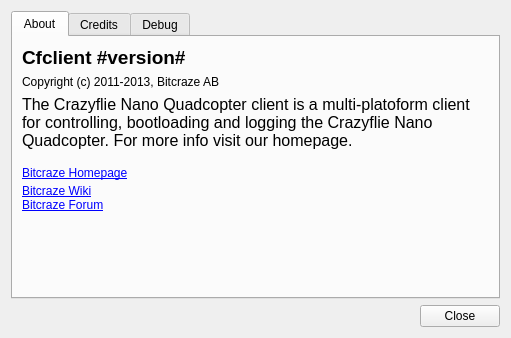
<?xml version="1.0" encoding="UTF-8"?>
<ui version="4.0">
 <class>Form</class>
 <widget class="QWidget" name="Form">
  <property name="windowModality">
   <enum>Qt::ApplicationModal</enum>
  </property>
  <property name="geometry">
   <rect>
    <x>0</x>
    <y>0</y>
    <width>511</width>
    <height>338</height>
   </rect>
  </property>
  <property name="windowTitle">
   <string>About Crazyflie Client</string>
  </property>
  <layout class="QVBoxLayout" name="verticalLayout_4">
   <item>
    <layout class="QVBoxLayout" name="verticalLayout">
     <item>
      <widget class="QTabWidget" name="tabWidget">
       <property name="enabled">
        <bool>true</bool>
       </property>
       <property name="currentIndex">
        <number>0</number>
       </property>
       <widget class="QWidget" name="About">
        <attribute name="title">
         <string>About</string>
        </attribute>
        <layout class="QHBoxLayout" name="horizontalLayout">
         <item>
          <layout class="QVBoxLayout" name="verticalLayout_3">
           <item>
            <layout class="QGridLayout" name="gridLayout_2">
             <item row="1" column="0">
              <widget class="QLabel" name="label_2">
               <property name="text">
                <string>Copyright (c) 2011-2013, Bitcraze AB</string>
               </property>
              </widget>
             </item>
             <item row="2" column="0">
              <widget class="QLabel" name="label">
               <property name="text">
                <string>&lt;html&gt;&lt;head/&gt;&lt;body&gt;&lt;p&gt;&lt;span style=&quot; font-size:12pt;&quot;&gt;The Crazyflie Nano Quadcopter client is a multi-platoform client&lt;br/&gt;for controlling, bootloading and logging the Crazyflie Nano&lt;br/&gt;Quadcopter. For more info visit our homepage.&lt;/span&gt;&lt;/p&gt;&lt;p&gt;&lt;a href=&quot;http://www.bitcraze.se&quot;&gt;&lt;span style=&quot; text-decoration: underline; color:#0000ff;&quot;&gt;Bitcraze Homepage&lt;/span&gt;&lt;/a&gt;&lt;span style=&quot; font-size:12pt;&quot;&gt;&lt;br/&gt;&lt;/span&gt;&lt;a href=&quot;http://wiki.bitcraze.se&quot;&gt;&lt;span style=&quot; text-decoration: underline; color:#0000ff;&quot;&gt;Bitcraze Wiki&lt;/span&gt;&lt;/a&gt;&lt;span style=&quot; font-size:12pt;&quot;&gt;&lt;br/&gt;&lt;/span&gt;&lt;a href=&quot;http://forum.bitcraze.se&quot;&gt;&lt;span style=&quot; text-decoration: underline; color:#0000ff;&quot;&gt;Bitcraze Forum&lt;/span&gt;&lt;/a&gt;&lt;/p&gt;&lt;p&gt;&lt;br/&gt;&lt;/p&gt;&lt;/body&gt;&lt;/html&gt;</string>
               </property>
              </widget>
             </item>
             <item row="3" column="0">
              <spacer name="verticalSpacer">
               <property name="orientation">
                <enum>Qt::Vertical</enum>
               </property>
               <property name="sizeHint" stdset="0">
                <size>
                 <width>20</width>
                 <height>40</height>
                </size>
               </property>
              </spacer>
             </item>
             <item row="0" column="0">
              <widget class="QLabel" name="_name_label">
               <property name="text">
                <string>&lt;html&gt;&lt;head/&gt;&lt;body&gt;&lt;p&gt;&lt;span style=&quot; font-size:14pt; font-weight:600;&quot;&gt;Cfclient #version#&lt;/span&gt;&lt;/p&gt;&lt;/body&gt;&lt;/html&gt;</string>
               </property>
              </widget>
             </item>
            </layout>
           </item>
          </layout>
         </item>
        </layout>
       </widget>
       <widget class="QWidget" name="Credits">
        <attribute name="title">
         <string>Credits</string>
        </attribute>
        <widget class="QWidget" name="gridLayoutWidget">
         <property name="geometry">
          <rect>
           <x>0</x>
           <y>0</y>
           <width>481</width>
           <height>241</height>
          </rect>
         </property>
         <layout class="QGridLayout" name="gridLayout_3">
          <item row="0" column="0">
           <widget class="QTextEdit" name="_credits"/>
          </item>
         </layout>
        </widget>
       </widget>
       <widget class="QWidget" name="Debug">
        <attribute name="title">
         <string>Debug</string>
        </attribute>
        <layout class="QHBoxLayout" name="horizontalLayout_2">
         <item>
          <layout class="QVBoxLayout" name="verticalLayout_2">
           <item>
            <widget class="QTextBrowser" name="_debug_out"/>
           </item>
          </layout>
         </item>
        </layout>
       </widget>
      </widget>
     </item>
     <item>
      <layout class="QGridLayout" name="gridLayout">
       <item row="1" column="0">
        <spacer name="horizontalSpacer">
         <property name="orientation">
          <enum>Qt::Horizontal</enum>
         </property>
         <property name="sizeHint" stdset="0">
          <size>
           <width>40</width>
           <height>20</height>
          </size>
         </property>
        </spacer>
       </item>
       <item row="1" column="1">
        <widget class="QPushButton" name="_close_button">
         <property name="text">
          <string>Close</string>
         </property>
        </widget>
       </item>
      </layout>
     </item>
    </layout>
   </item>
  </layout>
 </widget>
 <resources/>
 <connections/>
</ui>
